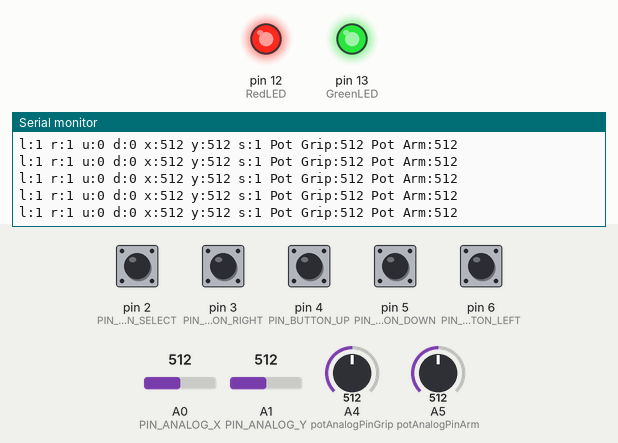
Simulated run of this sketch. Board: Arduino Uno, built with avr-gcc and run on an emulated ATmega328P. On the bench: output pins drawn as LEDs (lit = HIGH), the last lines printed to the serial monitor. Inputs (shaded band) come from the test bench; at power-on: pin 2 (PIN_BUTTON_SELECT), pin 3 (PIN_BUTTON_RIGHT), pin 6 (PIN_BUTTON_LEFT) HIGH, pin 4 (PIN_BUTTON_UP), pin 5 (PIN_BUTTON_DOWN) LOW, A0 (PIN_ANALOG_X) = 512, A1 (PIN_ANALOG_Y) = 512, A5 (potAnalogPinArm) = 512, A4 (potAnalogPinGrip) = 512.

Above: at 1.2 s.
1.3 s: A0 (PIN_ANALOG_X) set to 110
At 1.42 s:
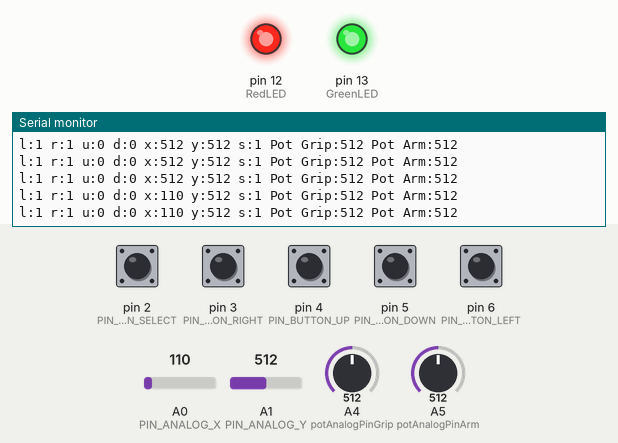
4.3 s: A0 (PIN_ANALOG_X) set to 94
At 4.3 s:
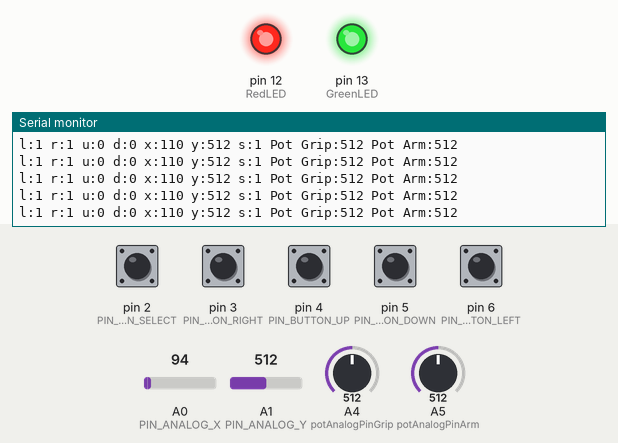
7.3 s: A1 (PIN_ANALOG_Y) set to 109
At 7.32 s:
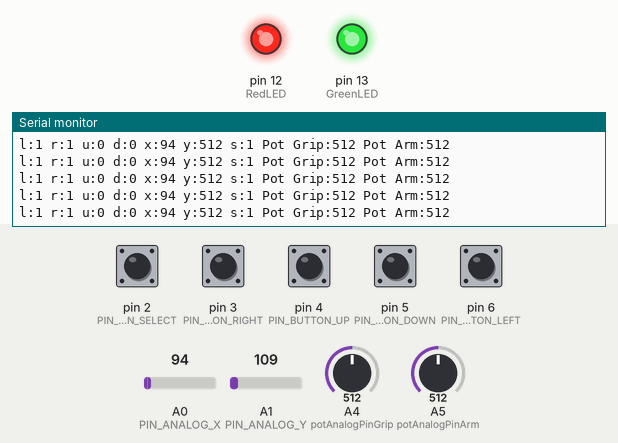
10.3 s: A1 (PIN_ANALOG_Y) set to 95
At 10.33 s:
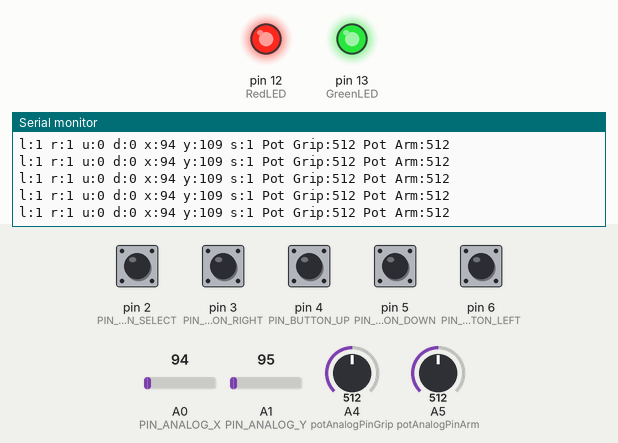
13.3 s: A5 (potAnalogPinArm) set to 105
At 13.3 s:
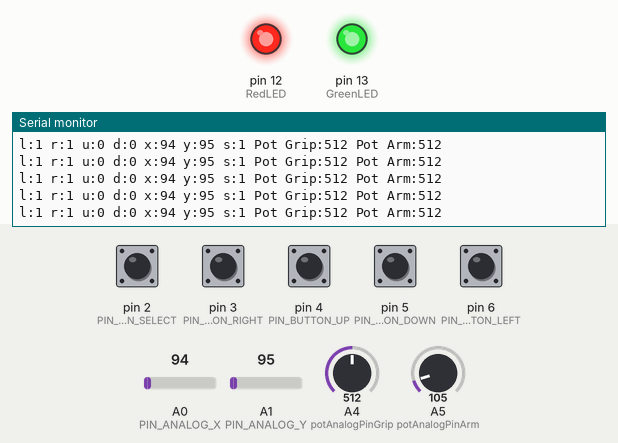
16.3 s: A5 (potAnalogPinArm) set to 92
At 16.32 s:
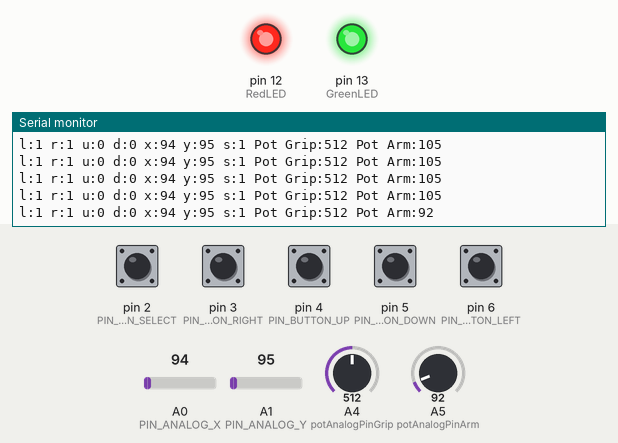
Timing chart, 0 to 19.3 s (numbered marks = the images above; inputs shaded):
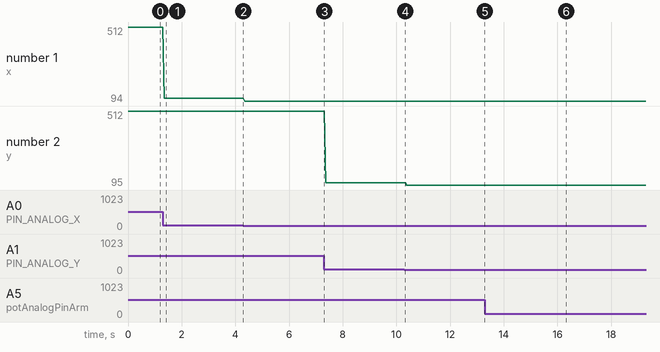

Measured:
- after the input at 1.3 s, the serial monitor: prints a new line after 0.05 s (image 1)
- after the input at 16.3 s, the serial monitor: prints a new line at once (image 6)
- plotted number 1: 512 → 110 after the input at 1.3 s, 110 → 94 after the input at 4.3 s
- plotted number 2: 512 → 109 after the input at 7.3 s, 109 → 95 after the input at 10.3 s

The sketch:

Preliminary_Controller.ino
```cpp
// Justin Ngo, Dalton Ostler, Matthew Burns, Scott Furgenson
// ME EN 3210: Milestone 2 Controller
// Note: Buttons are not necessary for our robot design. Potentiometers are the key factors.


// Store the Arduino pin associated with each input
const byte PIN_BUTTON_SELECT = 2; // Select button is triggered when joystick is pressed

const byte PIN_BUTTON_RIGHT = 3;
const byte PIN_BUTTON_UP = 4;
const byte PIN_BUTTON_DOWN = 5;
const byte PIN_BUTTON_LEFT = 6;

const byte PIN_ANALOG_X = 0;
const byte PIN_ANALOG_Y = 1;

int potAnalogPinGrip = 4;
int potAnalogPinArm = 5;

int RedLED = 12;
int GreenLED = 13;


void setup() {
  Serial.begin(9600);

  // Specify each pin connected to a pushbutton as an input.
  // Also enable the Arduino's internal "pull-up" resistors
  // for each pushbutton we want to read--this means the shield
  // doesn't need to have resistors on it.
  // Note that when a pull-up resistor is used on a pin the
  // meaning of the values read are reversed compared to their
  // usual meanings:
  //    * HIGH = the button is not pressed
  //    * LOW = the button is pressed

  pinMode(PIN_BUTTON_RIGHT, INPUT);
  digitalWrite(PIN_BUTTON_RIGHT, HIGH);

  pinMode(PIN_BUTTON_LEFT, INPUT);
  digitalWrite(PIN_BUTTON_LEFT, HIGH);

  pinMode(PIN_BUTTON_UP, INPUT);
  digitalWrite(PIN_BUTTON_UP, HIGH);

  pinMode(PIN_BUTTON_DOWN, INPUT);
  digitalWrite(PIN_BUTTON_DOWN, HIGH);

  pinMode(PIN_BUTTON_SELECT, INPUT);
  digitalWrite(PIN_BUTTON_SELECT, HIGH);

  pinMode(potAnalogPinGrip, INPUT);
  pinMode(potAnalogPinArm, INPUT);

  // Sets pin 12 and 13 as output and turns on LED
  pinMode(RedLED, OUTPUT);
  pinMode(GreenLED, OUTPUT);
  digitalWrite(RedLED, HIGH);
  digitalWrite(GreenLED, HIGH);

}


void loop() {
  // Print the current values of the inputs (joystick and
  // buttons, Potentiometer) to the console.
  Serial.print("l:");
  Serial.print(digitalRead(PIN_BUTTON_LEFT));
  Serial.print(" ");

  Serial.print("r:");
  Serial.print(digitalRead(PIN_BUTTON_RIGHT));
  Serial.print(" ");

  Serial.print("u:");
  Serial.print(digitalRead(PIN_BUTTON_UP));
  Serial.print(" ");

  Serial.print("d:");
  Serial.print(digitalRead(PIN_BUTTON_DOWN));
  Serial.print(" ");

  Serial.print("x:");
  Serial.print(analogRead(PIN_ANALOG_X));
  Serial.print(" ");

  Serial.print("y:");
  Serial.print(analogRead(PIN_ANALOG_Y));
  Serial.print(" ");

  Serial.print("s:");
  Serial.print(digitalRead(PIN_BUTTON_SELECT));
  Serial.print(" ");

  Serial.print("Pot Grip:");
  Serial.print(analogRead(potAnalogPinGrip));
  Serial.print(" ");

  Serial.print("Pot Arm:");
  Serial.print(analogRead(potAnalogPinArm));
  Serial.print(" ");

  Serial.println();
}
```
